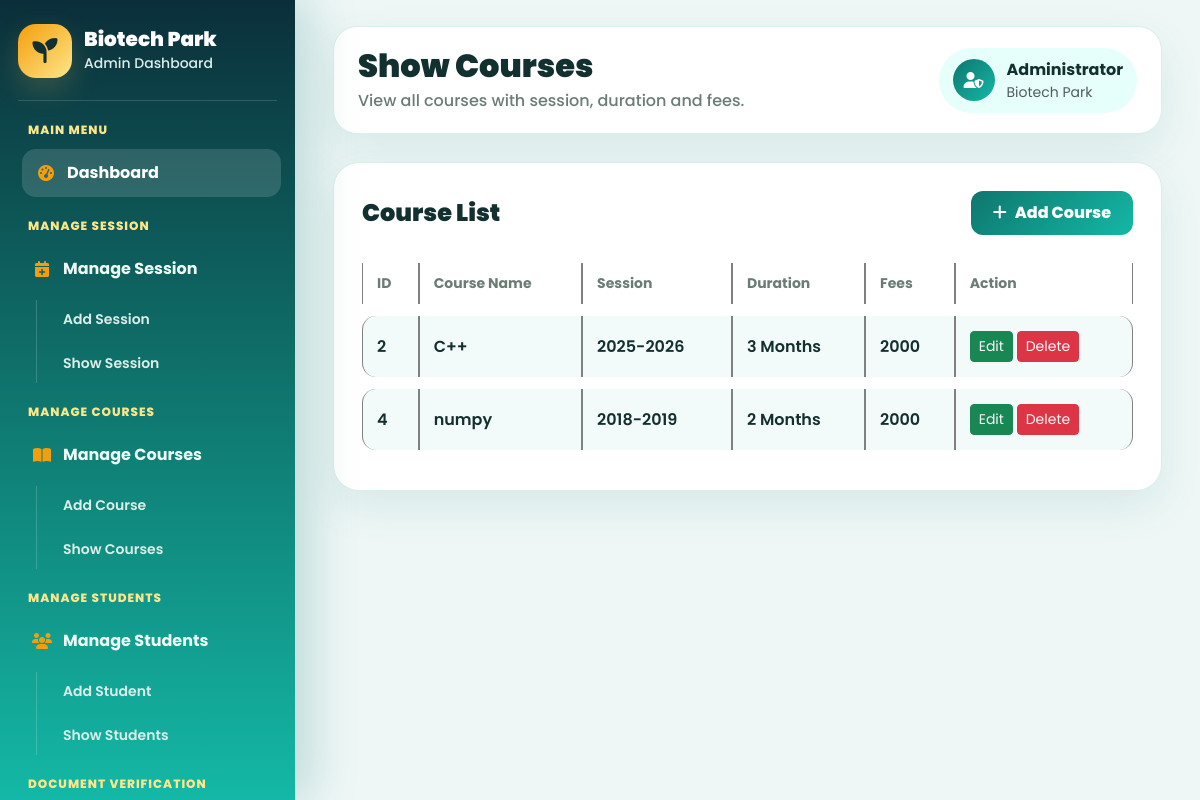
The app's page /showcourse/ (signed in) with its own data.
### myapp/models.py (models this page shows, shortened)
class tbl_course(models.Model):
    id=models.IntegerField(primary_key=True,auto_created=True)
    session_name=models.CharField(max_length=20,)
    course_name=models.CharField(max_length=200)
    duration=models.CharField(max_length=100)
    fees=models.IntegerField()
    create_at=models.TimeField()

### myapp/views.py (the view)
# urls.py: path('showcourse/',showcourse, name='showcourse'),
@cache_control(no_cache=True, must_revalidate=True, no_store=True)
def showcourse(request):
    if 'adminid' not in request.session:
        return redirect('adminlogin1')
    ab = tbl_course.objects.all()
    return render(request, 'admin/showcourse.html', {'ab': ab})

### myapp/templates/admin/showcourse.html (shortened to what this page needs)
{% extends 'admin/adminlayout.html' %}
{% block admin %}
<main class="main-content">
    <div class="topbar">
        <div class="d-flex align-items-center gap-3">
            <div>
                <h2>Show Courses</h2>
                <p>View all courses with session, duration and fees.</p>
            </div>
        </div>
        <div class="admin-profile">
            <div class="admin-profile-icon">
                <i class="fa-solid fa-user-shield"></i>
            </div>
            <div>
                <strong>Administrator</strong><small class="d-block text-muted">Biotech Park</small>
            </div>
        </div>
    </div>
    <div class="dashboard-panel">
        <div class="d-flex justify-content-between align-items-center mb-3 flex-wrap gap-2">
            <h4 class="mb-0">Course List</h4>
            <a href="{% url 'addcourse' %}" class="btn btn-main"><i class="fa-solid fa-plus me-2"></i>Add Course</a>
        </div>
        <div class="table-responsive">
            <table class="recent-table table-bordered">
                <thead>
                    <tr>
                        <th>ID</th>
                        <th>Course Name</th>
                        <th>Session</th>
                        <th>Duration</th>
                        <th>Fees</th>
                        <th>Action</th>
                    </tr>
                </thead>
                <tbody>
                    {% for course in ab %}
                    <tr>
                        <td>{{course.id}}</td>
                        <td>{{course.course_name}}</td>
                        <td>{{course.session_name}}</td>
                        <td>{{course.duration}}</td>
                        <td>{{course.fees}}</td>
                        <td>
                            <button class="btn btn-sm btn-success text-light" data-bs-toggle="modal" data-bs-target="#editModal{{course.id}}">
                                Edit
                            </button>
                            <a href="{% url 'deletecourse' course.id %}">
                                <button class="btn btn-sm btn-danger text-light">Delete</button>
                            </a>
                        </td>
                    </tr>
                    {% endfor %}
                </tbody>
            </table>
        </div>
    </div>
</main>
{% endblock %}

### myapp/templates/admin/adminlayout.html (style rules this page uses)
:root { --green: #0f766e; --green2: #14b8a6; --gold: #f59e0b; --gold2: #fde68a; --light: #eef7f6; --dark: #12302f; }
* { margin: 0; padding: 0; box-sizing: border-box; font-family: "Poppins", sans-serif; }
body { background: var(--light); color: var(--dark); overflow-x: hidden; }
a { text-decoration: none; }
.main-content { width: calc(100% - 295px); margin-left: 295px; padding: 26px; }
.topbar { background: #fff; border-radius: 24px; padding: 20px 24px; box-shadow: 0 16px 42px rgba(15, 118, 110, 0.1); display: flex; justify-content: space-between; align-items: center; gap: 18px; margin-bottom: 26px; border: 1px solid #d8efec; }
.topbar h2 { font-weight: 900; color: var(--dark); margin: 0; }
.topbar p { margin: 4px 0 0; color: #6b7c75; font-weight: 500; }
.admin-profile { display: flex; align-items: center; gap: 12px; background: #e6fffb; padding: 10px 14px; border-radius: 50px; }
.admin-profile-icon { width: 42px; height: 42px; border-radius: 50%; background: linear-gradient(135deg, var(--green), var(--green2)); color: #fff; display: grid; place-items: center; }
.dashboard-panel { background: #fff; border-radius: 26px; padding: 28px; box-shadow: 0 16px 42px rgba(15, 118, 110, 0.1); border: 1px solid #d8efec; margin-top: 28px; }
.dashboard-panel h4 { font-weight: 900; color: var(--dark); margin-bottom: 18px; }
.recent-table { width: 100%; border-collapse: separate; border-spacing: 0 12px; }
.recent-table th { color: #6b7c75; font-size: 14px; padding: 10px 14px; }
.recent-table td { background: #f3fbfa; padding: 15px 14px; font-weight: 600; color: #12302f; }
.recent-table td:first-child { border-radius: 14px 0 0 14px; }
.recent-table td:last-child { border-radius: 0 14px 14px 0; }
.btn-main { background: linear-gradient(135deg, var(--green), var(--green2)); color: #fff; border: none; padding: 10px 22px; border-radius: 12px; font-weight: 800; }

### records on screen
tbl_course: id "2", course_name "C++", session_name "2025-2026", duration "3 Months", fees "2000"
tbl_course: id "4", course_name "numpy", session_name "2018-2019", duration "2 Months", fees "2000"
